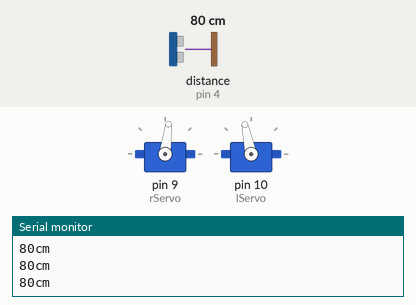
A sketch run on a simulated Arduino Uno, built with avr-gcc and run on an emulated ATmega328P. On the bench: 2 × servo, the last lines printed to the serial monitor. Wiring (inferred from the names in the program): ultrasonic range finder: trigger pin 2; echo pin 4. The test bench sets the inputs (shaded band); at power-on: distance to the obstacle (sensor on pin 4) 80 cm. The echo pulse lasts 58.3 µs per cm; random numbers use the default seed unless the sketch sets one.

Above: at 6.2 s.
6.3 s: distance to the obstacle (sensor on pin 4) set to 17 cm
7.8 s: distance to the obstacle (sensor on pin 4) set to 14 cm
At 9.0 s:
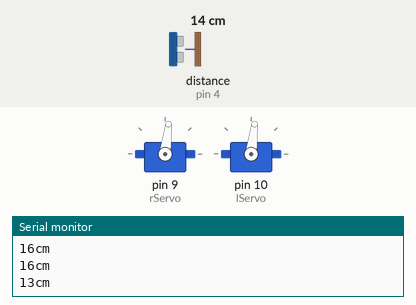
At 10.6 s:
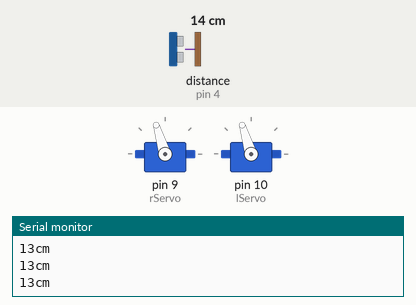
10.8 s: distance to the obstacle (sensor on pin 4) set to 35 cm
13.0 s: distance to the obstacle (sensor on pin 4) set to 2 cm
At 15.7 s:
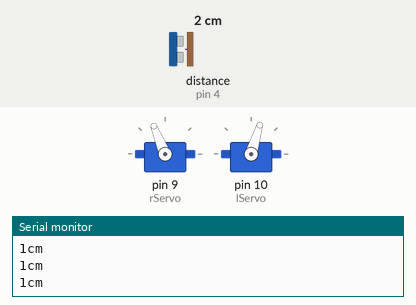
16.0 s: distance to the obstacle (sensor on pin 4) set to 18 cm
Timing chart, 0 to 19.0 s (numbered marks = the images above; inputs shaded):
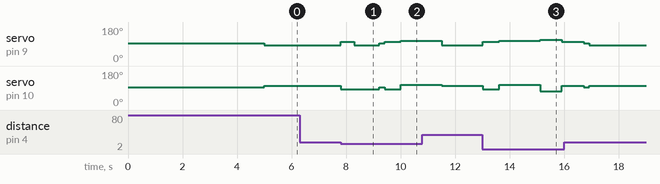

Measured:
- the behaviour switches between 16 and 15 cm on distance to the obstacle (sensor on pin 4) (found by bisection; images 0 and 1)
- after the input at 7.8 s, servo on pin 9 (rServo): 83° → 102° at once, → 83° 0.50 s later, → 93° 0.90 s later, → 102° 0.20 s later, … (5 changes in this stretch); servo on pin 10 (lServo): 102° → 83° at once, → 93° 1.4 s later, → 83° 0.20 s later, → 107° 0.60 s later
- after the input at 13.0 s, servo on pin 9 (rServo): 83° → 102° at once, → 107° 0.60 s later, → 112° 1.5 s later, → 102° 0.80 s later; servo on pin 10 (lServo): 102° → 83° at once, → 107° 0.60 s later, → 73° 1.5 s later, → 102° 0.80 s later

The sketch:

Petbot.ino
```cpp
#include <Servo.h>

Servo lServo;
Servo rServo;

const int trigPin = 2; //Ultrasonic Sensor
const int echoPin = 4; //Ports

int num1;
long duration, cm;

void stopServos() //Stops driving servos
{
  rServo.writeMicroseconds(1500);
  lServo.writeMicroseconds(1500);
}

void turnRight() //Turns Right
{
  lServo.writeMicroseconds(1600);
  rServo.writeMicroseconds(1600);
}

void turnRight90() {
  turnRight();
  delay(800);
  stopServos();
}

void turnLeft() //Turns Left
{
  lServo.writeMicroseconds(1400);
  rServo.writeMicroseconds(1400);
}

void turnLeft90() {
  turnLeft();
  delay(900);
  stopServos();
}

void forward() //Drives forward
{
  rServo.writeMicroseconds(1400);
  lServo.writeMicroseconds(1600);
}
void reverse() //Reverses
{
  rServo.writeMicroseconds(1600);
  lServo.writeMicroseconds(1400);
}
void rightCirc() //drives in a circle to the right
{
  lServo.writeMicroseconds(1800);
  rServo.writeMicroseconds(1400);
}

void leftCirc() //drives in a circle to the left
{
  lServo.writeMicroseconds(1400);
  rServo.writeMicroseconds(1800);
}

void lCircles() { //makes a quick turn to the right
  pingSense();
  if (cm < 15) {
    reverse();
    delay(600);
    lServo.writeMicroseconds(1650);
    rServo.writeMicroseconds(1650);
    delay(1500);
  }
}

void reverseAway() {
  pingSense();
  if (cm < 15) {
    rServo.writeMicroseconds(1700);
    lServo.writeMicroseconds(1300);
    delay(800);
    turnRight90();
    delay(200);
  }
}

void rCircles() {
  lServo.writeMicroseconds(1350);
  rServo.writeMicroseconds(1350);
}

void pingSense() { //******Ping Sensor******//
  pinMode(trigPin, OUTPUT);
  digitalWrite(trigPin, LOW);
  delayMicroseconds(2);
  digitalWrite(trigPin, HIGH);
  delayMicroseconds(10);
  digitalWrite(trigPin, LOW);
  pinMode(echoPin, INPUT);
  duration = pulseIn(echoPin, HIGH);
  // convert the time into a distance
  cm = microsecondsToCentimeters(duration);
  Serial.print(cm); //print distance
  Serial.print("cm");
  Serial.println();
} //******Ping Sensor******//

void pingLeft() {
  pingSense();
  forward();

  if (cm < 15) {
    reverse();
    delay(500);
    turnLeft90();
    delay(200);
  }
}

void pingRight() {
  pingSense();
  forward();
  if (cm < 15) {
    reverse();
    delay(500);
    turnRight90();
    delay(200);
  }
}

void setup() {
  rServo.attach(9); // attaches the servos
  lServo.attach(10);
  stopServos();
  Serial.begin(9600); //start Serial
  delay(5000); //wait until main loop starts
}

void loop() {
    for (int k = 0; k < 100; k++) {
     forward();
     pingSense(); //Ping sensor detecting distance
     num1 = random(int(4));   //randomly choses between the three cases
     switch (num1) {
       case 0:
         for (int i = 0; i < 2; i++) { //Reverses then turns left. does this twice
           pingLeft();
         }
         break;
       case 1:
         for (int j = 0; j < 2; j++) {   //Reverses then turns right. does this twice
           pingRight();
         }
         break;
       case 2:
         lCircles();
         break;
      case 3:
      reverseAway();
          break;
     }
    }

    delay (600);

}

long microsecondsToCentimeters(long microseconds) //Ultrasonic Conversion to cm
{
  return microseconds / 29 / 2;
}
```
